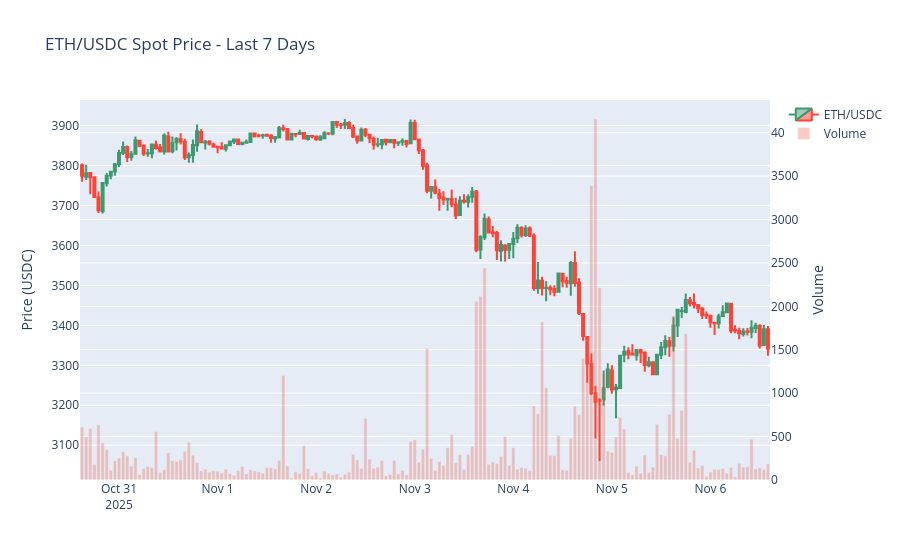

The code cell stored with this chart in its notebook:
### Code cell
#| eval: false
# Example 6: Plot spot price data
print("\nExample 6: Visualize spot data")
import plotly.graph_objects as go

manager6 = HyperliquidSpotManager(
    ticker="ETH",
    base="USDC",
    interval="1h",
    update=True,
    info=info,
    verbose=False
)

if "ETH" in manager6.data:
    df = manager6.data["ETH"].tail(168)  # Last 7 days of hourly data
    
    fig = go.Figure()
    
    # Add candlestick chart
    fig.add_trace(go.Candlestick(
        x=df['datetime'],
        open=df['open'],
        high=df['high'],
        low=df['low'],
        close=df['close'],
        name='ETH/USDC'
    ))
    
    # Add volume bar chart
    fig.add_trace(go.Bar(
        x=df['datetime'],
        y=df['volume'],
        name='Volume',
        yaxis='y2',
        opacity=0.3
    ))
    
    fig.update_layout(
        title='ETH/USDC Spot Price - Last 7 Days',
        yaxis_title='Price (USDC)',
        yaxis2=dict(title='Volume', overlaying='y', side='right'),
        xaxis_rangeslider_visible=False
    )
    
    fig.show()

### Figure 1 — Plotly figure (JSON) as saved in the notebook; plotly's stock layout.template omitted (floating-point values rounded to 4 significant figures; data arrays with more than 128 entries replaced by an {"elided": "..."} marker saying what was removed)
{"data": [{"close": {"elided": "168 float values"}, "high": {"elided": "168 float values"}, "low": {"elided": "168 float values"}, "name": "ETH/USDC", "open": {"elided": "168 float values"}, "type": "candlestick", "x": {"elided": "168 str values"}}, {"name": "Volume", "opacity": 0.3, "type": "bar", "x": {"elided": "168 str values"}, "y": {"elided": "168 float values"}, "yaxis": "y2"}], "layout": {"title": {"text": "ETH/USDC Spot Price - Last 7 Days"}, "xaxis": {"rangeslider": {"visible": false}}, "yaxis": {"title": {"text": "Price (USDC)"}}, "yaxis2": {"overlaying": "y", "side": "right", "title": {"text": "Volume"}}}}
